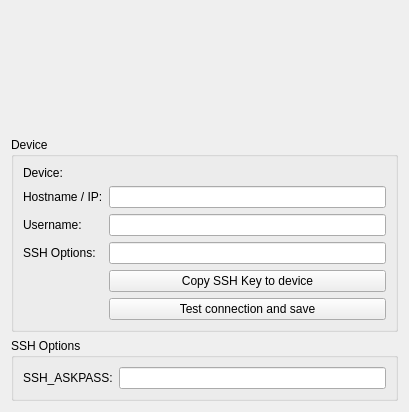
<?xml version="1.0" encoding="UTF-8"?>
<ui version="4.0">
 <class>SshSettingsPage</class>
 <widget class="QWidget" name="SshSettingsPage">
  <property name="geometry">
   <rect>
    <x>0</x>
    <y>0</y>
    <width>409</width>
    <height>412</height>
   </rect>
  </property>
  <property name="windowTitle">
   <string>Form</string>
  </property>
  <layout class="QVBoxLayout" name="verticalLayout">
   <item>
    <widget class="KMessageWidget" name="errorMessageWidget">
     <property name="messageType">
      <enum>KMessageWidget::Error</enum>
     </property>
    </widget>
   </item>
   <item>
    <widget class="KMessageWidget" name="successMessageWidget">
     <property name="enabled">
      <bool>true</bool>
     </property>
    </widget>
   </item>
   <item>
    <widget class="QGroupBox" name="groupBox">
     <property name="title">
      <string>Device</string>
     </property>
     <layout class="QFormLayout" name="formLayout_3">
      <item row="1" column="0">
       <widget class="QLabel" name="deviceLabel">
        <property name="text">
         <string>Device:</string>
        </property>
       </widget>
      </item>
      <item row="2" column="0">
       <widget class="QLabel" name="ipLabel">
        <property name="text">
         <string>Hostname / IP:</string>
        </property>
       </widget>
      </item>
      <item row="2" column="1">
       <widget class="QLineEdit" name="ipLineEdit"/>
      </item>
      <item row="3" column="0">
       <widget class="QLabel" name="usernameLabel">
        <property name="text">
         <string>Username:</string>
        </property>
       </widget>
      </item>
      <item row="3" column="1">
       <widget class="QLineEdit" name="usernameLineEdit"/>
      </item>
      <item row="4" column="0">
       <widget class="QLabel" name="sshOptionsLabel">
        <property name="text">
         <string>SSH Options:</string>
        </property>
       </widget>
      </item>
      <item row="4" column="1">
       <widget class="QLineEdit" name="sshOptionsLineEdit"/>
      </item>
      <item row="5" column="1">
       <widget class="QPushButton" name="copyKeyButton">
        <property name="text">
         <string>Copy SSH Key to device</string>
        </property>
       </widget>
      </item>
      <item row="1" column="1">
       <widget class="QWidget" name="multiConfigWidget" native="true"/>
      </item>
      <item row="6" column="1">
       <widget class="QPushButton" name="testButton">
        <property name="enabled">
         <bool>true</bool>
        </property>
        <property name="text">
         <string>Test connection and save</string>
        </property>
       </widget>
      </item>
     </layout>
    </widget>
   </item>
   <item>
    <widget class="QGroupBox" name="groupBox_2">
     <property name="title">
      <string>SSH Options</string>
     </property>
     <layout class="QFormLayout" name="formLayout_2">
      <item row="0" column="0">
       <widget class="QLabel" name="label_5">
        <property name="text">
         <string>SSH_ASKPASS:</string>
        </property>
       </widget>
      </item>
      <item row="0" column="1">
       <widget class="QLineEdit" name="sshaskpassLineEdit"/>
      </item>
     </layout>
    </widget>
   </item>
  </layout>
 </widget>
 <customwidgets>
  <customwidget>
   <class>KMessageWidget</class>
   <extends>QFrame</extends>
   <header>kmessagewidget.h</header>
  </customwidget>
 </customwidgets>
 <resources/>
 <connections/>
</ui>
